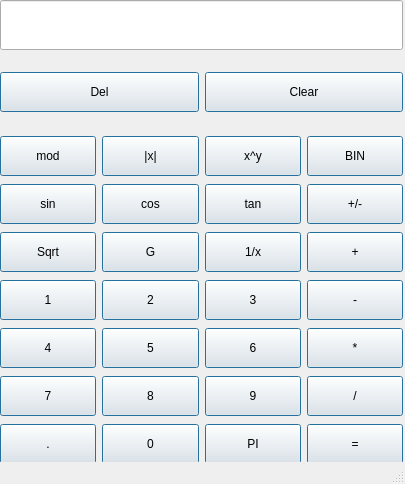
<?xml version="1.0" encoding="UTF-8"?>
<ui version="4.0">
 <class>MainWindow</class>
 <widget class="QMainWindow" name="MainWindow">
  <property name="geometry">
   <rect>
    <x>0</x>
    <y>0</y>
    <width>405</width>
    <height>484</height>
   </rect>
  </property>
  <property name="windowTitle">
   <string>MainWindow</string>
  </property>
  <widget class="QWidget" name="centralwidget">
   <widget class="QWidget" name="widget_2" native="true">
    <property name="geometry">
     <rect>
      <x>0</x>
      <y>56</y>
      <width>403</width>
      <height>72</height>
     </rect>
    </property>
    <layout class="QHBoxLayout" name="horizontalLayout">
     <item>
      <widget class="QPushButton" name="buttonDel">
       <property name="minimumSize">
        <size>
         <width>0</width>
         <height>40</height>
        </size>
       </property>
       <property name="maximumSize">
        <size>
         <width>16777215</width>
         <height>40</height>
        </size>
       </property>
       <property name="text">
        <string>Del</string>
       </property>
       <property name="default">
        <bool>true</bool>
       </property>
       <property name="flat">
        <bool>false</bool>
       </property>
      </widget>
     </item>
     <item>
      <widget class="QPushButton" name="buttonClear">
       <property name="minimumSize">
        <size>
         <width>0</width>
         <height>40</height>
        </size>
       </property>
       <property name="maximumSize">
        <size>
         <width>16777215</width>
         <height>40</height>
        </size>
       </property>
       <property name="text">
        <string>Clear</string>
       </property>
       <property name="default">
        <bool>true</bool>
       </property>
       <property name="flat">
        <bool>false</bool>
       </property>
      </widget>
     </item>
    </layout>
   </widget>
   <widget class="QWidget" name="widget" native="true">
    <property name="geometry">
     <rect>
      <x>0</x>
      <y>134</y>
      <width>403</width>
      <height>334</height>
     </rect>
    </property>
    <layout class="QGridLayout" name="gridLayout">
     <item row="2" column="0">
      <widget class="QPushButton" name="buttonSqrt">
       <property name="minimumSize">
        <size>
         <width>0</width>
         <height>40</height>
        </size>
       </property>
       <property name="maximumSize">
        <size>
         <width>16777215</width>
         <height>40</height>
        </size>
       </property>
       <property name="text">
        <string>Sqrt</string>
       </property>
       <property name="default">
        <bool>true</bool>
       </property>
      </widget>
     </item>
     <item row="6" column="3">
      <widget class="QPushButton" name="buttonEqual">
       <property name="minimumSize">
        <size>
         <width>0</width>
         <height>40</height>
        </size>
       </property>
       <property name="maximumSize">
        <size>
         <width>16777215</width>
         <height>40</height>
        </size>
       </property>
       <property name="text">
        <string>=</string>
       </property>
       <property name="default">
        <bool>true</bool>
       </property>
      </widget>
     </item>
     <item row="2" column="1">
      <widget class="QPushButton" name="buttonPow">
       <property name="minimumSize">
        <size>
         <width>0</width>
         <height>40</height>
        </size>
       </property>
       <property name="maximumSize">
        <size>
         <width>16777215</width>
         <height>40</height>
        </size>
       </property>
       <property name="text">
        <string>G</string>
       </property>
       <property name="default">
        <bool>true</bool>
       </property>
      </widget>
     </item>
     <item row="0" column="1">
      <widget class="QPushButton" name="buttonAbs">
       <property name="minimumSize">
        <size>
         <width>0</width>
         <height>40</height>
        </size>
       </property>
       <property name="maximumSize">
        <size>
         <width>16777215</width>
         <height>40</height>
        </size>
       </property>
       <property name="text">
        <string>|x|</string>
       </property>
       <property name="default">
        <bool>true</bool>
       </property>
       <property name="flat">
        <bool>false</bool>
       </property>
      </widget>
     </item>
     <item row="3" column="2">
      <widget class="QPushButton" name="buttonDigital3">
       <property name="minimumSize">
        <size>
         <width>0</width>
         <height>40</height>
        </size>
       </property>
       <property name="maximumSize">
        <size>
         <width>16777215</width>
         <height>40</height>
        </size>
       </property>
       <property name="text">
        <string>3</string>
       </property>
       <property name="default">
        <bool>true</bool>
       </property>
      </widget>
     </item>
     <item row="5" column="0">
      <widget class="QPushButton" name="buttonDigital7">
       <property name="minimumSize">
        <size>
         <width>0</width>
         <height>40</height>
        </size>
       </property>
       <property name="maximumSize">
        <size>
         <width>16777215</width>
         <height>40</height>
        </size>
       </property>
       <property name="text">
        <string>7</string>
       </property>
       <property name="default">
        <bool>true</bool>
       </property>
      </widget>
     </item>
     <item row="3" column="3">
      <widget class="QPushButton" name="buttonMin">
       <property name="minimumSize">
        <size>
         <width>0</width>
         <height>40</height>
        </size>
       </property>
       <property name="maximumSize">
        <size>
         <width>16777215</width>
         <height>40</height>
        </size>
       </property>
       <property name="text">
        <string>-</string>
       </property>
       <property name="default">
        <bool>true</bool>
       </property>
      </widget>
     </item>
     <item row="6" column="2">
      <widget class="QPushButton" name="buttonPI">
       <property name="minimumSize">
        <size>
         <width>0</width>
         <height>40</height>
        </size>
       </property>
       <property name="maximumSize">
        <size>
         <width>16777215</width>
         <height>40</height>
        </size>
       </property>
       <property name="text">
        <string>PI</string>
       </property>
       <property name="default">
        <bool>true</bool>
       </property>
      </widget>
     </item>
     <item row="4" column="1">
      <widget class="QPushButton" name="buttonDigital5">
       <property name="minimumSize">
        <size>
         <width>0</width>
         <height>40</height>
        </size>
       </property>
       <property name="maximumSize">
        <size>
         <width>16777215</width>
         <height>40</height>
        </size>
       </property>
       <property name="text">
        <string>5</string>
       </property>
       <property name="default">
        <bool>true</bool>
       </property>
      </widget>
     </item>
     <item row="0" column="3">
      <widget class="QPushButton" name="buttonBIN">
       <property name="minimumSize">
        <size>
         <width>0</width>
         <height>40</height>
        </size>
       </property>
       <property name="maximumSize">
        <size>
         <width>16777215</width>
         <height>40</height>
        </size>
       </property>
       <property name="text">
        <string>BIN</string>
       </property>
       <property name="default">
        <bool>true</bool>
       </property>
       <property name="flat">
        <bool>false</bool>
       </property>
      </widget>
     </item>
     <item row="5" column="1">
      <widget class="QPushButton" name="buttonDigital8">
       <property name="minimumSize">
        <size>
         <width>0</width>
         <height>40</height>
        </size>
       </property>
       <property name="maximumSize">
        <size>
         <width>16777215</width>
         <height>40</height>
        </size>
       </property>
       <property name="text">
        <string>8</string>
       </property>
       <property name="default">
        <bool>true</bool>
       </property>
      </widget>
     </item>
     <item row="4" column="0">
      <widget class="QPushButton" name="buttonDigital4">
       <property name="minimumSize">
        <size>
         <width>0</width>
         <height>40</height>
        </size>
       </property>
       <property name="maximumSize">
        <size>
         <width>16777215</width>
         <height>40</height>
        </size>
       </property>
       <property name="text">
        <string>4</string>
       </property>
       <property name="default">
        <bool>true</bool>
       </property>
      </widget>
     </item>
     <item row="2" column="3">
      <widget class="QPushButton" name="buttonAdd">
       <property name="minimumSize">
        <size>
         <width>0</width>
         <height>40</height>
        </size>
       </property>
       <property name="maximumSize">
        <size>
         <width>16777215</width>
         <height>40</height>
        </size>
       </property>
       <property name="text">
        <string>+</string>
       </property>
       <property name="default">
        <bool>true</bool>
       </property>
      </widget>
     </item>
     <item row="4" column="2">
      <widget class="QPushButton" name="buttonDigital6">
       <property name="minimumSize">
        <size>
         <width>0</width>
         <height>40</height>
        </size>
       </property>
       <property name="maximumSize">
        <size>
         <width>16777215</width>
         <height>40</height>
        </size>
       </property>
       <property name="text">
        <string>6</string>
       </property>
       <property name="default">
        <bool>true</bool>
       </property>
      </widget>
     </item>
     <item row="1" column="0">
      <widget class="QPushButton" name="buttonSin">
       <property name="minimumSize">
        <size>
         <width>0</width>
         <height>40</height>
        </size>
       </property>
       <property name="maximumSize">
        <size>
         <width>16777215</width>
         <height>40</height>
        </size>
       </property>
       <property name="text">
        <string>sin</string>
       </property>
       <property name="default">
        <bool>true</bool>
       </property>
      </widget>
     </item>
     <item row="2" column="2">
      <widget class="QPushButton" name="buttonX">
       <property name="minimumSize">
        <size>
         <width>0</width>
         <height>40</height>
        </size>
       </property>
       <property name="maximumSize">
        <size>
         <width>16777215</width>
         <height>40</height>
        </size>
       </property>
       <property name="text">
        <string>1/x</string>
       </property>
       <property name="default">
        <bool>true</bool>
       </property>
      </widget>
     </item>
     <item row="0" column="0">
      <widget class="QPushButton" name="buttonMod">
       <property name="minimumSize">
        <size>
         <width>0</width>
         <height>40</height>
        </size>
       </property>
       <property name="maximumSize">
        <size>
         <width>16777215</width>
         <height>40</height>
        </size>
       </property>
       <property name="text">
        <string>mod</string>
       </property>
       <property name="iconSize">
        <size>
         <width>16</width>
         <height>16</height>
        </size>
       </property>
       <property name="default">
        <bool>true</bool>
       </property>
       <property name="flat">
        <bool>false</bool>
       </property>
      </widget>
     </item>
     <item row="4" column="3">
      <widget class="QPushButton" name="buttonMul">
       <property name="minimumSize">
        <size>
         <width>0</width>
         <height>40</height>
        </size>
       </property>
       <property name="maximumSize">
        <size>
         <width>16777215</width>
         <height>40</height>
        </size>
       </property>
       <property name="text">
        <string>*</string>
       </property>
       <property name="default">
        <bool>true</bool>
       </property>
      </widget>
     </item>
     <item row="1" column="1">
      <widget class="QPushButton" name="buttonCos">
       <property name="minimumSize">
        <size>
         <width>0</width>
         <height>40</height>
        </size>
       </property>
       <property name="maximumSize">
        <size>
         <width>16777215</width>
         <height>40</height>
        </size>
       </property>
       <property name="text">
        <string>cos</string>
       </property>
       <property name="default">
        <bool>true</bool>
       </property>
      </widget>
     </item>
     <item row="6" column="1">
      <widget class="QPushButton" name="buttonDigital0">
       <property name="minimumSize">
        <size>
         <width>0</width>
         <height>40</height>
        </size>
       </property>
       <property name="maximumSize">
        <size>
         <width>16777215</width>
         <height>40</height>
        </size>
       </property>
       <property name="text">
        <string>0</string>
       </property>
       <property name="default">
        <bool>true</bool>
       </property>
      </widget>
     </item>
     <item row="1" column="3">
      <widget class="QPushButton" name="buttonNega">
       <property name="minimumSize">
        <size>
         <width>0</width>
         <height>40</height>
        </size>
       </property>
       <property name="maximumSize">
        <size>
         <width>16777215</width>
         <height>40</height>
        </size>
       </property>
       <property name="text">
        <string>+/-</string>
       </property>
       <property name="default">
        <bool>true</bool>
       </property>
       <property name="flat">
        <bool>false</bool>
       </property>
      </widget>
     </item>
     <item row="6" column="0">
      <widget class="QPushButton" name="buttonPoint">
       <property name="minimumSize">
        <size>
         <width>0</width>
         <height>40</height>
        </size>
       </property>
       <property name="maximumSize">
        <size>
         <width>16777215</width>
         <height>40</height>
        </size>
       </property>
       <property name="text">
        <string>.</string>
       </property>
       <property name="default">
        <bool>true</bool>
       </property>
      </widget>
     </item>
     <item row="1" column="2">
      <widget class="QPushButton" name="buttonTan">
       <property name="minimumSize">
        <size>
         <width>0</width>
         <height>40</height>
        </size>
       </property>
       <property name="maximumSize">
        <size>
         <width>16777215</width>
         <height>40</height>
        </size>
       </property>
       <property name="text">
        <string>tan</string>
       </property>
       <property name="default">
        <bool>true</bool>
       </property>
      </widget>
     </item>
     <item row="3" column="0">
      <widget class="QPushButton" name="buttonDigital1">
       <property name="minimumSize">
        <size>
         <width>0</width>
         <height>40</height>
        </size>
       </property>
       <property name="maximumSize">
        <size>
         <width>16777215</width>
         <height>40</height>
        </size>
       </property>
       <property name="text">
        <string>1</string>
       </property>
       <property name="default">
        <bool>true</bool>
       </property>
      </widget>
     </item>
     <item row="3" column="1">
      <widget class="QPushButton" name="buttonDigital2">
       <property name="minimumSize">
        <size>
         <width>0</width>
         <height>40</height>
        </size>
       </property>
       <property name="maximumSize">
        <size>
         <width>16777215</width>
         <height>40</height>
        </size>
       </property>
       <property name="text">
        <string>2</string>
       </property>
       <property name="default">
        <bool>true</bool>
       </property>
      </widget>
     </item>
     <item row="0" column="2">
      <widget class="QPushButton" name="buttonXY">
       <property name="minimumSize">
        <size>
         <width>0</width>
         <height>40</height>
        </size>
       </property>
       <property name="maximumSize">
        <size>
         <width>16777215</width>
         <height>40</height>
        </size>
       </property>
       <property name="text">
        <string>x^y</string>
       </property>
       <property name="default">
        <bool>true</bool>
       </property>
       <property name="flat">
        <bool>false</bool>
       </property>
      </widget>
     </item>
     <item row="5" column="2">
      <widget class="QPushButton" name="buttonDigital9">
       <property name="minimumSize">
        <size>
         <width>0</width>
         <height>40</height>
        </size>
       </property>
       <property name="maximumSize">
        <size>
         <width>16777215</width>
         <height>40</height>
        </size>
       </property>
       <property name="text">
        <string>9</string>
       </property>
       <property name="default">
        <bool>true</bool>
       </property>
      </widget>
     </item>
     <item row="5" column="3">
      <widget class="QPushButton" name="buttonDiv">
       <property name="minimumSize">
        <size>
         <width>0</width>
         <height>40</height>
        </size>
       </property>
       <property name="maximumSize">
        <size>
         <width>16777215</width>
         <height>40</height>
        </size>
       </property>
       <property name="text">
        <string>/</string>
       </property>
       <property name="default">
        <bool>true</bool>
       </property>
      </widget>
     </item>
    </layout>
   </widget>
   <widget class="QLineEdit" name="display">
    <property name="geometry">
     <rect>
      <x>0</x>
      <y>0</y>
      <width>403</width>
      <height>50</height>
     </rect>
    </property>
    <property name="minimumSize">
     <size>
      <width>341</width>
      <height>50</height>
     </size>
    </property>
    <property name="maximumSize">
     <size>
      <width>16777215</width>
      <height>16777215</height>
     </size>
    </property>
   </widget>
  </widget>
  <widget class="QStatusBar" name="statusbar"/>
 </widget>
 <resources/>
 <connections/>
</ui>
